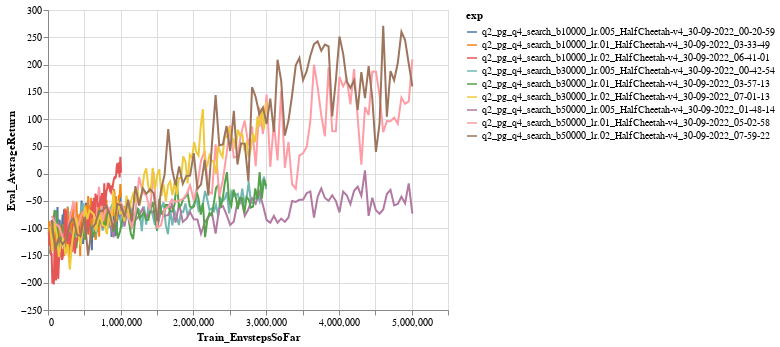

Notebook cell for this chart:
### Markdown cell above
# Q4

### Code cell
alt.data_transformers.disable_max_rows()

logdir = '../../data/q2_pg_q4_search*/events*'
eventfiles = glob.glob(logdir)
xtag = 'Train_EnvstepsSoFar'
ytag = 'Eval_AverageReturn'
df_q2  = make_dataframe(eventfiles, xtag=xtag, ytag=ytag)

chart = alt.Chart(df_q2).mark_line().encode(
    x=xtag,
    y=ytag,
    color='exp'
)
chart = chart.configure_legend(
    labelLimit=1000
)
chart

### Figure 1 — Vega-Lite specification as saved in the notebook (floating-point values rounded to 4 significant figures; data arrays with more than 128 entries replaced by an {"elided": "..."} marker saying what was removed)
{"config": {"view": {"continuousWidth": 400, "continuousHeight": 300}, "legend": {"labelLimit": 1000}}, "data": {"name": "data-3cbb320c8d7ae7babfc93aa451313288"}, "mark": "line", "encoding": {"color": {"field": "exp", "type": "nominal"}, "x": {"field": "Train_EnvstepsSoFar", "type": "quantitative"}, "y": {"field": "Eval_AverageReturn", "type": "quantitative"}}, "$schema": "https://vega.github.io/schema/vega-lite/v4.17.0.json", "datasets": {"data-3cbb320c8d7ae7babfc93aa451313288": {"elided": "900 records"}}}
